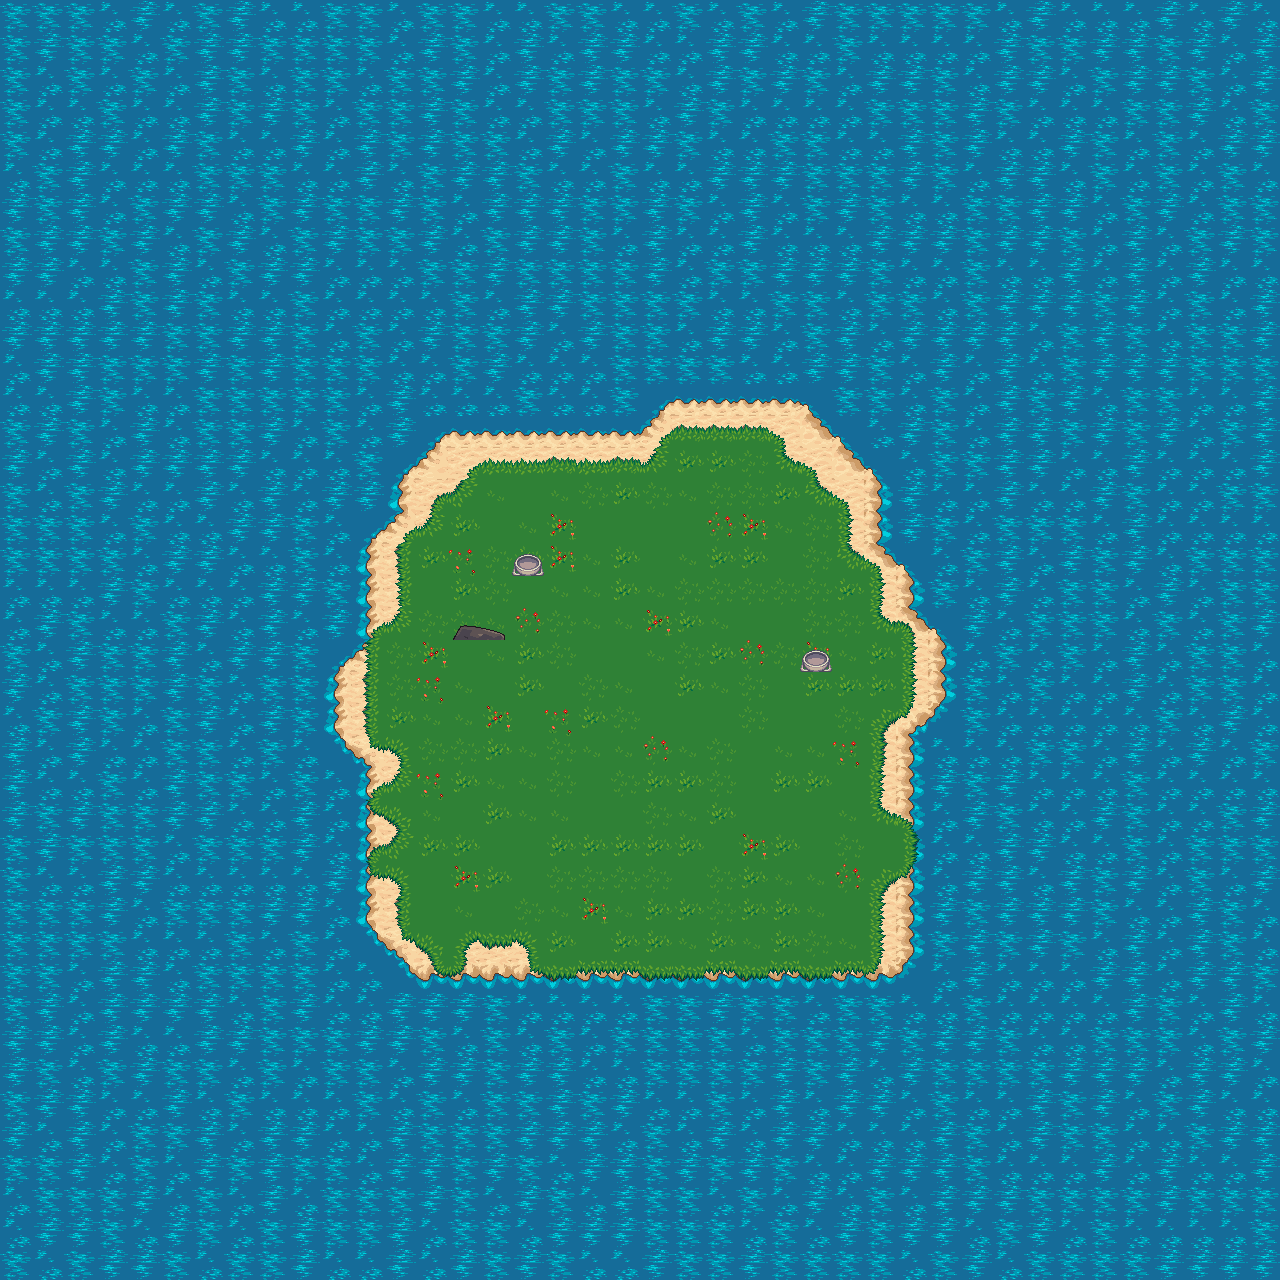

A level layout from a 2D game, rendered from its tile map. Below: a short description, then the map file with tile-grid data replaced by summaries:
An orthogonal 40x40 tile map with 32x32 px tiles, 5 tile layers (water, sand, grass, flowers, ...), 2 tilesets and 35 objects (player).

<map version="1.4" tiledversion="1.4.3" orientation="orthogonal" renderorder="right-down" width="40" height="40" tilewidth="32" tileheight="32" infinite="0" nextlayerid="10" nextobjectid="10">
 <editorsettings>
  <export target="demo.lua" format="lua" />
 </editorsettings>
 <tileset firstgid="1" name="hero" tilewidth="64" tileheight="64" tilecount="36" columns="9">
  <image source="hero.png" width="576" height="256" />
 </tileset>
 <tileset firstgid="37" name="terrain" tilewidth="32" tileheight="32" tilecount="1024" columns="32">
  <image source="terrain.png" width="1024" height="1024" />
  <tile id="214">
   <objectgroup draworder="index" id="2">
    <object id="1" x="31.6818" y="15.09">
     <polygon points="0,0 -6.22192,7.15164 -10.5844,6.22192 -12.3723,12.0863 -18.3082,14.4463 -19.4525,16.8063 0.214549,16.6633" />
    </object>
   </objectgroup>
  </tile>
  <tile id="215">
   <objectgroup draworder="index" id="2">
    <object id="1" x="1.00123" y="15.5906">
     <polygon points="-0.929713,-0.214549 5.2207,6.72254 10.7275,6.79406 11.5857,11.6572 13.9457,14.0172 17.9506,14.2318 18.3082,16.3057 -1.00123,16.3057" />
    </object>
   </objectgroup>
  </tile>
  <tile id="227">
   <objectgroup draworder="index" id="2">
    <object id="1" x="0" y="0" width="32" height="32" />
   </objectgroup>
  </tile>
  <tile id="246">
   <objectgroup draworder="index" id="2">
    <object id="1" x="13.4451" y="0.357582">
     <polygon points="-0.0715164,-0.214549 8.36742,5.14918 7.15164,9.22561 12.4438,9.94078 18.5227,17.8076 18.3797,-0.429098" />
    </object>
   </objectgroup>
  </tile>
  <tile id="247">
   <objectgroup draworder="index" id="2">
    <object id="1" x="0.429098" y="18.4512">
     <polygon points="-0.357582,0.143033 6.50799,-8.15287 11.0135,-8.2959 10.3699,-13.5881 17.9506,-18.3797 -0.286065,-18.3797" />
    </object>
   </objectgroup>
  </tile>
  <tile id="277">
   <objectgroup draworder="index" id="2">
    <object id="1" x="31.6818" y="18.1652">
     <polygon points="0,0 -2.57459,0.0715164 -7.15164,4.50553 -7.50922,7.50922 -12.2293,8.22438 -13.7311,14.1602 0.143033,13.6596" />
    </object>
   </objectgroup>
  </tile>
  <tile id="278">
   <objectgroup draworder="index" id="2">
    <object id="1" x="0.429098" y="18.5227">
     <polygon points="0,0 1.71639,-0.143033 4.93463,-3.28975 8.15287,-3.0752 12.1578,0.78668 16.5918,0.715164 22.3131,-3.14672 26.318,0.572131 29.8223,-1.07275 31.4672,0.214549 31.4672,13.0875 -0.286065,13.3736" />
    </object>
   </objectgroup>
  </tile>
  <tile id="279">
   <objectgroup draworder="index" id="2">
    <object id="1" x="0.429098" y="19.1664">
     <polygon points="0,0 3.36127,2.14549 6.07889,0.929713 8.2959,2.93217 8.51045,6.65102 12.3723,10.1553 12.4438,12.6584 -0.286065,12.6584" />
    </object>
   </objectgroup>
  </tile>
  <tile id="309">
   <objectgroup draworder="index" id="2">
    <object id="1" x="18.5227" y="0.286065">
     <polygon points="0,0 -4.00492,5.36373 -3.9334,7.72377 0.143033,11.1566 0.143033,13.8742 -4.50553,19.7385 -4.14795,24.7447 1.64488,31.4672 -18.3082,31.3957 -18.5227,-0.143033" />
    </object>
   </objectgroup>
  </tile>
  <tile id="311">
   <objectgroup draworder="index" id="2">
    <object id="1" x="13.5166" y="0.500615">
     <polygon points="0,0 5.00615,5.79283 0,11.0135 4.29098,20.0246 3.9334,24.8162 -1.21578,31.2527 18.2367,31.3242 18.2367,-0.429098" />
    </object>
   </objectgroup>
  </tile>
  <tile id="341">
   <objectgroup draworder="index" id="2">
    <object id="1" x="20.2391" y="0.143033">
     <polygon points="0,0 0.429098,2.36004 2.93217,3.0752 5.50676,5.00615 5.43524,10.5129 7.79528,13.2305 11.7287,14.7324 11.7287,31.6818 -20.0961,31.7533 -20.3106,-0.214549" />
    </object>
   </objectgroup>
  </tile>
  <tile id="342">
   <objectgroup draworder="index" id="2">
    <object id="1" x="0.357582" y="15.4475">
     <polygon points="0,0 7.29467,5.36373 11.9432,4.86311 15.376,-1.78791 18.7373,-1.85943 25.1738,2.36004 28.1774,1.78791 31.2527,-1.21578 31.4672,16.3057 -0.286065,16.2342" />
    </object>
   </objectgroup>
  </tile>
  <tile id="343">
   <objectgroup draworder="index" id="2">
    <object id="1" x="0.357582" y="14.7324">
     <polygon points="0,0 6.29344,-3.57582 6.50799,-9.65471 10.6559,-12.3008 11.2281,-14.4463 31.3242,-14.5178 31.4672,17.0209 -0.143033,17.2354" />
    </object>
   </objectgroup>
  </tile>
  <tile id="478">
   <objectgroup draworder="index" id="2">
    <object id="1" x="0" y="0" width="32" height="32" />
   </objectgroup>
  </tile>
  <tile id="509">
   <objectgroup draworder="index" id="2">
    <object id="1" x="0" y="0" width="32" height="32" />
   </objectgroup>
  </tile>
  <tile id="574">
   <objectgroup draworder="index" id="2">
    <object id="1" x="0" y="0" width="32" height="32" />
   </objectgroup>
  </tile>
  <tile id="575">
   <objectgroup draworder="index" id="2">
    <object id="1" x="0" y="0" width="32" height="32" />
   </objectgroup>
  </tile>
  <tile id="606">
   <objectgroup draworder="index" id="2">
    <object id="1" x="0" y="0" width="32" height="32" />
   </objectgroup>
  </tile>
  <tile id="639">
   <objectgroup draworder="index" id="2">
    <object id="1" x="0" y="0" width="32" height="32" />
   </objectgroup>
  </tile>
  <tile id="664">
   <objectgroup draworder="index" id="2">
    <object id="1" x="0" y="0" width="32" height="32" />
   </objectgroup>
  </tile>
  <tile id="665">
   <objectgroup draworder="index" id="2">
    <object id="1" x="0" y="0" width="32" height="32" />
   </objectgroup>
  </tile>
  <tile id="666">
   <objectgroup draworder="index" id="2">
    <object id="1" x="0" y="0" width="32" height="32" />
   </objectgroup>
  </tile>
  <tile id="667">
   <objectgroup draworder="index" id="2">
    <object id="1" x="0" y="0" width="32" height="32" />
   </objectgroup>
  </tile>
  <tile id="668">
   <objectgroup draworder="index" id="2">
    <object id="1" x="0" y="0" width="32" height="32" />
   </objectgroup>
  </tile>
  <tile id="703">
   <objectgroup draworder="index" id="2">
    <object id="1" x="0" y="0" width="32" height="32" />
   </objectgroup>
  </tile>
  <tile id="728">
   <objectgroup draworder="index" id="2">
    <object id="1" x="0" y="0" width="32" height="32" />
   </objectgroup>
  </tile>
  <tile id="729">
   <objectgroup draworder="index" id="2">
    <object id="1" x="0" y="0" width="32" height="32" />
   </objectgroup>
  </tile>
  <tile id="730">
   <objectgroup draworder="index" id="2">
    <object id="1" x="0" y="0" width="32" height="32" />
   </objectgroup>
  </tile>
  <tile id="731">
   <objectgroup draworder="index" id="2">
    <object id="1" x="0" y="0" width="32" height="32" />
   </objectgroup>
  </tile>
  <tile id="732">
   <objectgroup draworder="index" id="2">
    <object id="1" x="0" y="0" width="32" height="32" />
   </objectgroup>
  </tile>
  <wangsets>
   <wangset name="Terrains" tile="-1" />
  </wangsets>
 </tileset>
 <layer id="2" name="water" width="40" height="40">
  <data>[1600 cells, 1380 non-empty, 15 distinct tile ids]</data>
 </layer>
 <layer id="1" name="sand" width="40" height="40">
  <data>[1600 cells, 328 non-empty, 13 distinct tile ids]</data>
 </layer>
 <layer id="3" name="grass" width="40" height="40">
  <data>[1600 cells, 284 non-empty, 28 distinct tile ids]</data>
 </layer>
 <layer id="4" name="flowers" width="40" height="40">
  <data>[1600 cells, 20 non-empty, 3 distinct tile ids]</data>
 </layer>
 <objectgroup id="8" name="object (under)">
  <properties>
   <property name="collidable" type="bool" value="true" />
  </properties>
  <object id="4" gid="766" x="480" y="672" width="32" height="32" />
  </objectgroup>
 <objectgroup id="5" name="player">
  <!-- 1 objects omitted --></objectgroup>
 <layer id="7" name="object (over)" width="40" height="40">
  <data>[1600 cells, 4 non-empty, 3 distinct tile ids]</data>
 </layer>
</map>
<!-- 4 of 35 objects omitted -->
